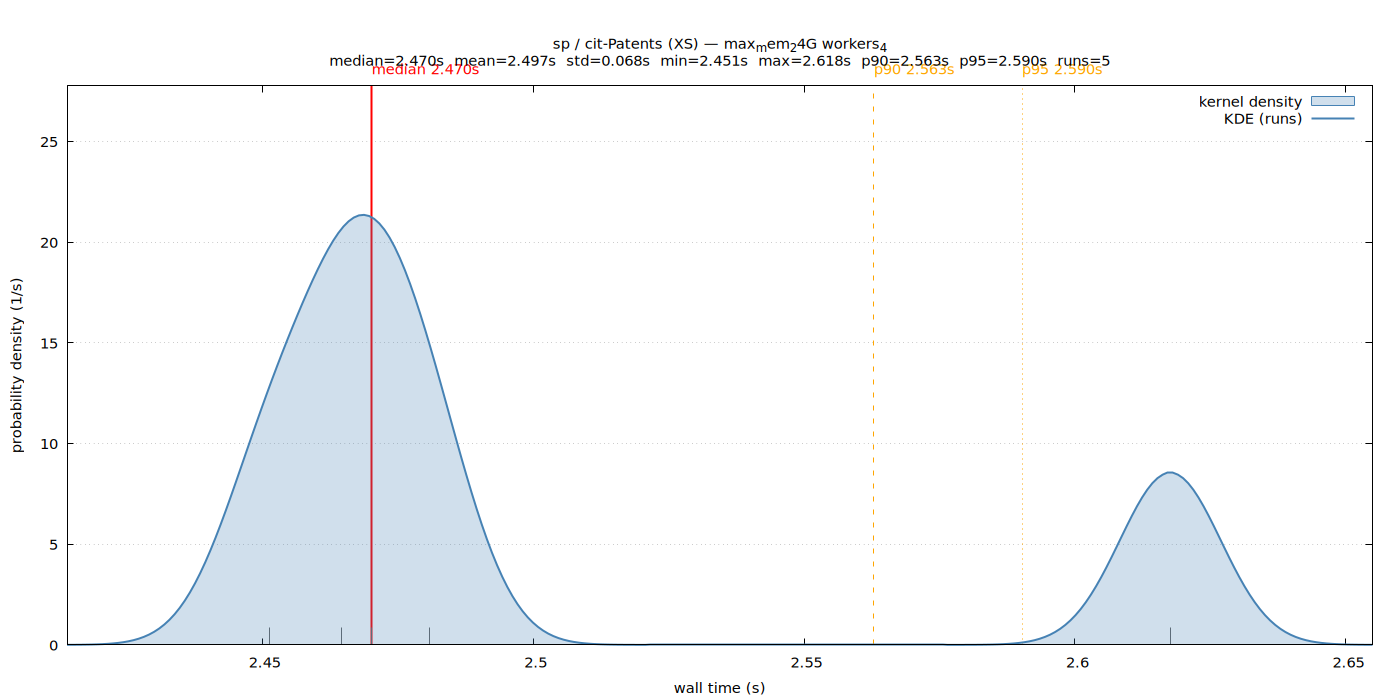

Generate this figure with gnuplot:
set terminal pngcairo size 1400,700 enhanced font 'Sans,11'
set output '/home/ubuntu/nvm/results/sp/XS/cit-Patents/max_mem_24G_workers_4/wall_time.png'
set title "sp / cit-Patents (XS) — max_mem_24G workers_4\nmedian=2.470s  mean=2.497s  std=0.068s  min=2.451s  max=2.618s  p90=2.563s  p95=2.590s  runs=5"
set xlabel 'wall time (s)'
set ylabel 'probability density (1/s)'
set tmargin 5
set yrange [0:27.7667]
set xrange [2.413983:2.654911]
set grid y
set key top right
set arrow from 2.470235,0 to 2.470235,27.7667 nohead lc rgb 'red' lw 2
set label 'median 2.470s' at 2.470235,27.7667 offset char 0,1 tc rgb 'red'
set arrow from 2.562892,0 to 2.562892,27.7667 nohead lc rgb 'orange' lw 1 dt 2
set label 'p90 2.563s' at 2.562892,27.7667 offset char 0,1 tc rgb 'orange'
set arrow from 2.590241,0 to 2.590241,27.7667 nohead lc rgb 'orange' lw 1 dt 3
set label 'p95 2.590s' at 2.590241,27.7667 offset char 0,1 tc rgb 'orange'
set arrow from 2.470235,0 to 2.470235,0.85436 nohead lc rgb '#666666' lw 1
set arrow from 2.617590,0 to 2.617590,0.85436 nohead lc rgb '#666666' lw 1
set arrow from 2.464572,0 to 2.464572,0.85436 nohead lc rgb '#666666' lw 1
set arrow from 2.451304,0 to 2.451304,0.85436 nohead lc rgb '#666666' lw 1
set arrow from 2.480845,0 to 2.480845,0.85436 nohead lc rgb '#666666' lw 1
plot '/home/ubuntu/nvm/results/sp/XS/cit-Patents/max_mem_24G_workers_4/wall_time.dat' using 1:2 with filledcurves y=0 lc rgb '#4682b4' fs transparent solid 0.25 title 'kernel density', \
     '/home/ubuntu/nvm/results/sp/XS/cit-Patents/max_mem_24G_workers_4/wall_time.dat' using 1:2 with lines lw 2 lc rgb '#4682b4' title 'KDE (runs)'
